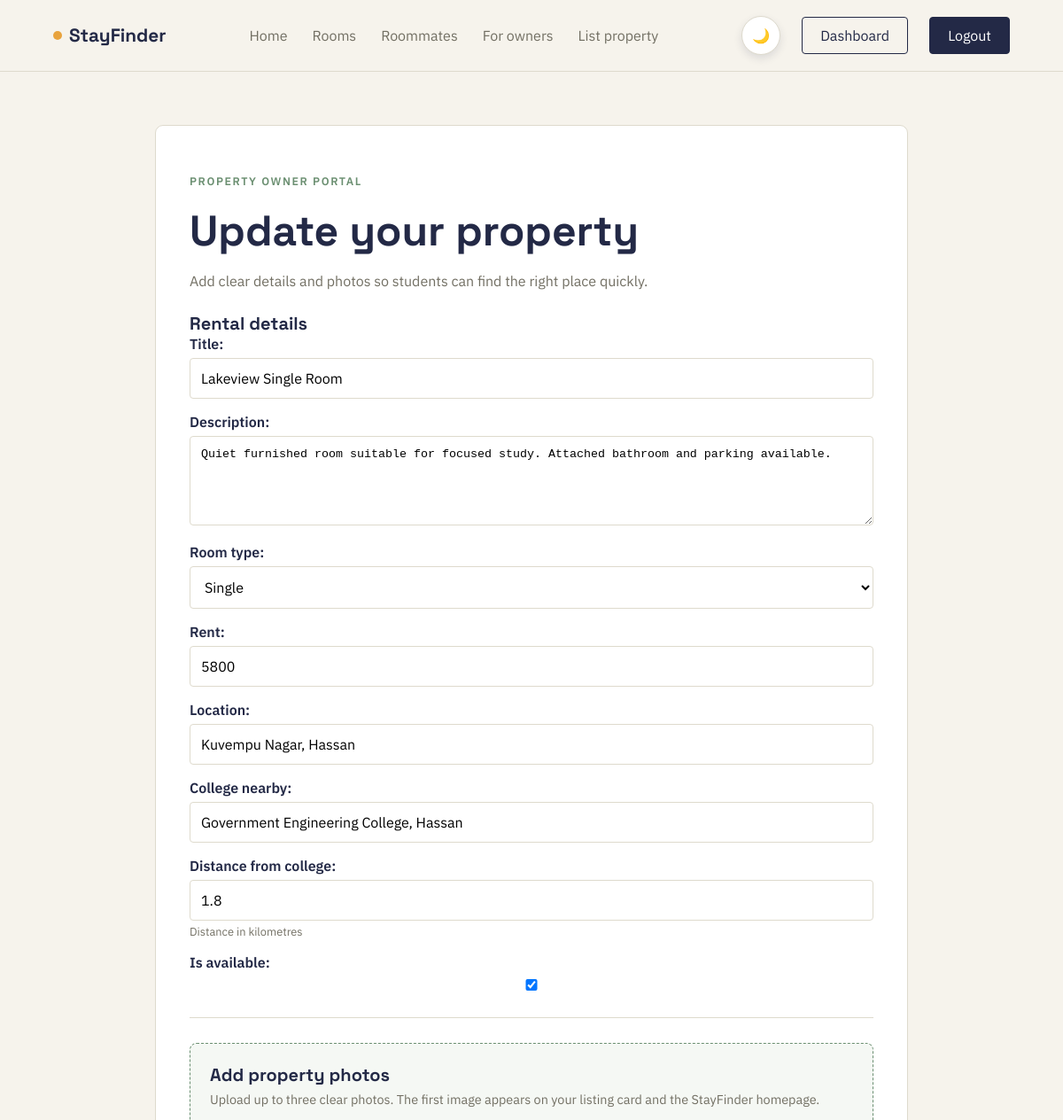
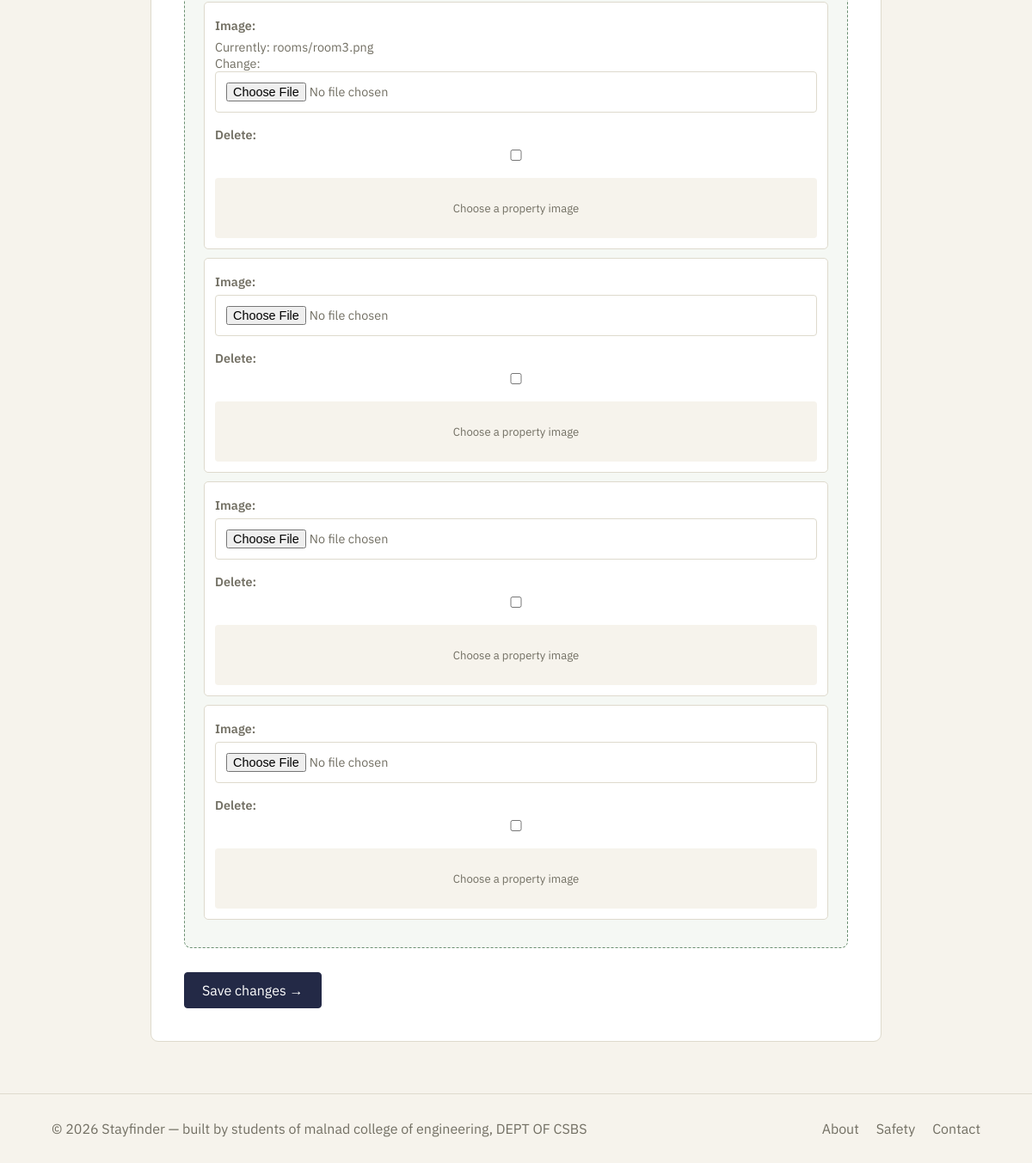
The page /rooms/4/edit/ (signed in) on the database its author committed (2 pictures, top to bottom).
### rooms/models.py (models this page shows, shortened)
class Room(models.Model):
    ROOM_TYPES = [("single", "Single"), ("shared", "Shared"), ("pg", "PG")]
    owner = models.ForeignKey(settings.AUTH_USER_MODEL, on_delete=models.CASCADE, related_name="rooms")
    title = models.CharField(max_length=200)
    description = models.TextField()
    room_type = models.CharField(max_length=10, choices=ROOM_TYPES)
    rent = models.PositiveIntegerField()
    shared_room_capacity = models.PositiveIntegerField(null=True, blank=True, help_text="How many people can share this room")
    shared_room_price_per_person = models.PositiveIntegerField(null=True, blank=True, help_text="Price per person for shared rooms")
    location = models.CharField(max_length=200)
    college_nearby = models.CharField(max_length=150, blank=True)
    distance_from_college = models.DecimalField(max_digits=4, decimal_places=1, null=True, blank=True, help_text="Distance in kilometres")
    is_available = models.BooleanField(default=True)
    created_at = models.DateTimeField(auto_now_add=True)
    class Meta:
        ordering = ["-created_at"]

### rooms/views.py (the view)
# urls.py: path("rooms/<int:pk>/edit/", views.RoomUpdateView.as_view(), name="room-update"),
class RoomUpdateView(RoomOwnerRequiredMixin, RoomFormsetMixin, UpdateView):
    model = Room
    form_class = RoomForm
    template_name = "rooms/room_form.html"

### rooms/forms.py (shortened to what this page needs)
class RoomForm(forms.ModelForm):
    rent = forms.IntegerField(
        validators=[MaxValueValidator(5999)],
        widget=forms.NumberInput(attrs={"min": 1, "max": 5999}),
    )
    shared_room_capacity = forms.ChoiceField(required=False, choices=[("", "Select share count"), (2, "2 people"), (3, "3 people"), (4, "4 people")], widget=forms.Select())
    shared_room_price_per_person = forms.IntegerField(required=False, widget=forms.HiddenInput())
    class Meta:
        model = Room
        fields = ["title", "description", "room_type", "rent", "shared_room_capacity", "shared_room_price_per_person", "location", "college_nearby", "distance_from_college", "is_available"]
        widgets = {"description": forms.Textarea(attrs={"rows": 5})}

### rooms/views.py (called while the page is built)
    def test_func(self):
        return self.get_object().owner == self.request.user

    def get_context_data(self, **kwargs):
        context = super().get_context_data(**kwargs)
        if "formset" not in context:
            context["formset"] = RoomImageFormSet(self.request.POST or None, self.request.FILES or None, instance=getattr(self, "object", None))
        return context

### templates/rooms/room_form.html (shortened to what this page needs)
{% extends "base.html" %}
{% block content %}
<section class="form-page property-form-page">
  <div class="form-card property-form-card">
    <p class="eyebrow">PROPERTY OWNER PORTAL</p>
    <h1>{% if object %}Update your property{% else %}List your property for rent{% endif %}</h1>
    <p class="form-intro">Add clear details and photos so students can find the right place quickly.</p>
    <form method="post" enctype="multipart/form-data" class="stack-form property-form">
      <div class="property-details"><h2>Rental details</h2>{{ form.as_p }}<div id="shared-price-preview" class="shared-price-preview" style="display:none;"></div></div>
      <div class="photo-upload"><div><h2>Add property photos</h2><p>Upload up to three clear photos. The first image appears on your listing card and the StayFinder homepage.</p></div>{{ formset.management_form }}{% for image_form in formset %}<div class="image-form photo-field">{{ image_form.as_p }}<div class="photo-preview" aria-live="polite">Choose a property image</div></div>{% endfor %}</div>
      <button class="btn btn-solid">{% if object %}Save changes{% else %}Publish property listing{% endif %} →</button>
    </form>
  </div>
</section>
{% endblock %}

### static/css/style.css (style rules this page uses)
:root { --ink: #232946; --background: #f6f3ec; --white: #ffffff; --yellow: #e8a33d; --green: #6b8f71; --red: #d6564a; --border: #dedacd; --muted: #726f63; --surface: #ffffff; --surface-alt: #f5f8f4; --shadow: rgba(35, 41, 70, 0.12); }
* { margin: 0; padding: 0; box-sizing: border-box; }
body { background: var(--background); color: var(--ink); font-family: "IBM Plex Sans", sans-serif; transition: background .25s ease, color .25s ease; }
a { color: inherit; text-decoration: none; }
button, input, select { font: inherit; }
.btn { padding: 10px 20px; border: 1px solid var(--ink); border-radius: 4px; cursor: pointer; }
.btn-solid { background: var(--ink); color: var(--white); }
.eyebrow { margin-bottom: 18px; color: var(--green); font-size: 0.78rem; font-weight: 600; letter-spacing: 0.13em; text-transform: uppercase; }
.page-section h1, .form-card h1 { font-family: "Space Grotesk", sans-serif; font-size: clamp(2rem, 4vw, 3rem); }
.filter-form input, .filter-form select, .stack-form input, .stack-form select, .stack-form textarea { width: 100%; padding: 12px; border: 1px solid var(--border); border-radius: 4px; background: var(--white); }
.form-page { width: min(680px, 90%); margin: 0 auto; padding: 60px 0; }
.form-card { padding: 32px; background: var(--white); border: 1px solid var(--border); border-radius: 9px; }
.form-card > p, .form-card form > p { margin-top: 16px; }
.stack-form { margin-top: 24px; }
.stack-form p { margin-bottom: 16px; }
.stack-form label { display: block; margin-bottom: 6px; font-weight: 600; }
.stack-form .helptext { color: var(--muted); font-size: .8rem; display: block; margin-top: 4px; }
.image-form { padding: 12px; margin-bottom: 10px; border: 1px dashed var(--border); }
.property-form-page { width: min(850px, 90%); }
.property-form-card { padding: 38px; }
.form-intro { margin: 10px 0 25px; color: var(--muted); }
.property-form { display: grid; gap: 28px; }
.property-details h2, .photo-upload h2 { font-family: "Space Grotesk", sans-serif; font-size: 1.25rem; }
.property-details { padding-bottom: 10px; border-bottom: 1px solid var(--border); }
.photo-upload { padding: 22px; border: 1px dashed var(--green); border-radius: 8px; background: #f5f8f4; }
.photo-upload > div p { margin: 5px 0 16px; color: var(--muted); font-size: .9rem; }
.photo-upload .image-form { background: var(--white); border-style: solid; border-radius: 5px; }
.property-form .btn { justify-self: start; }
.photo-preview { min-height: 70px; margin-top: 9px; padding: 8px; border-radius: 4px; background: #f6f3ec; color: var(--muted); font-size: .82rem; display: grid; place-items: center; }
body::before { content: ""; position: fixed; z-index: 9999; top: 0; right: 0; bottom: 0; left: 0; pointer-events: none; background: var(--ink); clip-path: circle(0 at 50% 0); transition: clip-path .38s cubic-bezier(.65, 0, .35, 1); }

### rows shown on the page
Room: title "Lakeview Single Room", description "Quiet furnished room suitable for focused study. Attached bathroom and parking available.", room_type "Single", rent "5800", location "Kuvempu Nagar, Hassan", college_nearby "Government Engineering College, Hassan", distance_from_college "1.8", is_available "☑"
